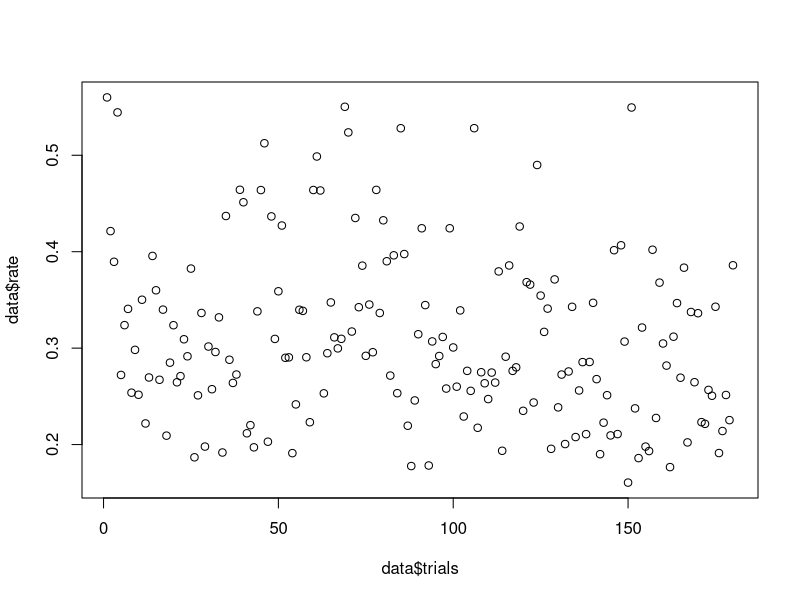
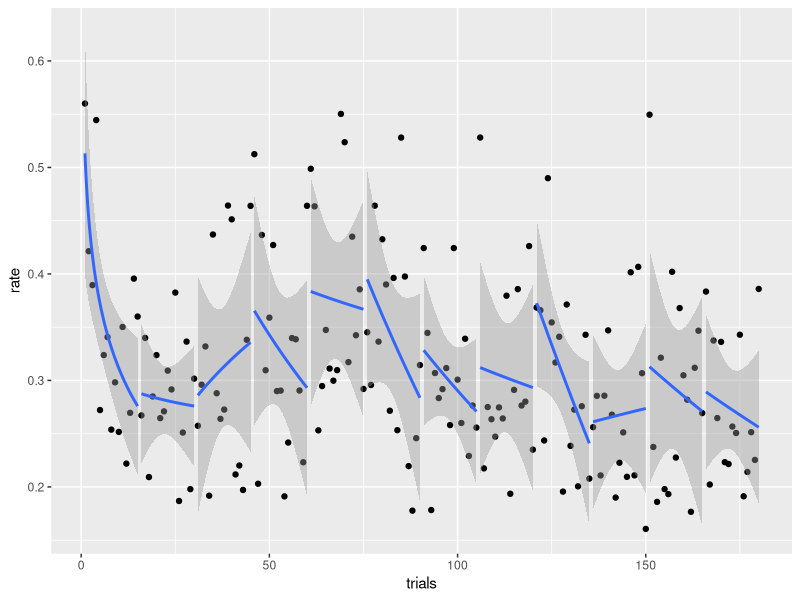
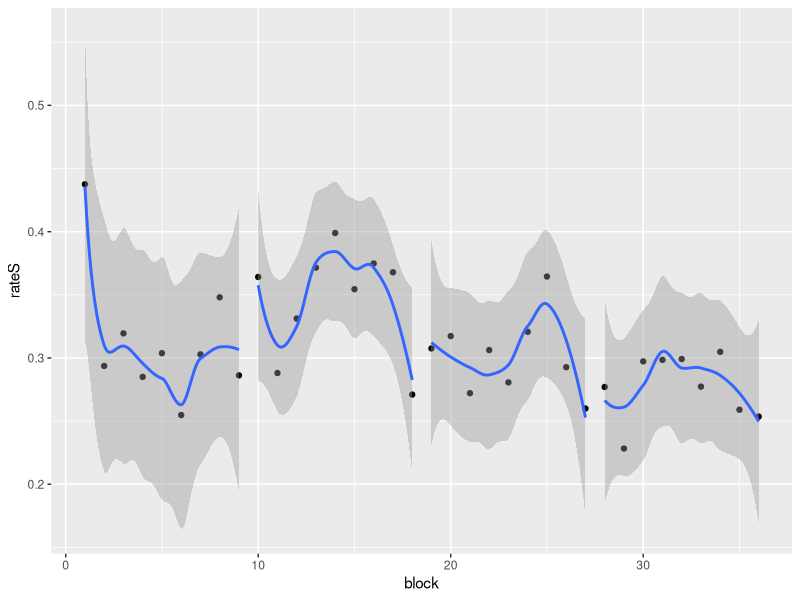

R code for these plots, in order:
setwd("F:/Tools/Rworkspace/FYP-data-analysis/TT individual")
library("ggplot2")
library("BayesFactor")

data <- read.csv("trial segment analysis.csv", header = TRUE)

plot(data$trials, data$rate)

# get the fitting line
fit <- lm(log(rate) ~ trials, data=data)
summary(fit)

# plot the data
plot.trials <- ggplot(data,aes(trials, rate, group=blocks)) + 
  geom_point() + 
  geom_smooth(method=lm, formula=y~log(x))
plot.trials

plot.blocks <- ggplot(data,aes(block, rateS, group=blockS)) + 
  geom_point() + 
  geom_smooth(formula=y~log(x))
plot.blocks

# multiple participants in one graph
#ggplot() + 
#  geom_point(data=data, mapping=aes(trials, rate)) + 
#  geom_point(data=data, mapping=aes(trials, rate.1)) + 
#  geom_point(data=data, mapping=aes(trials, rate.2))

             
